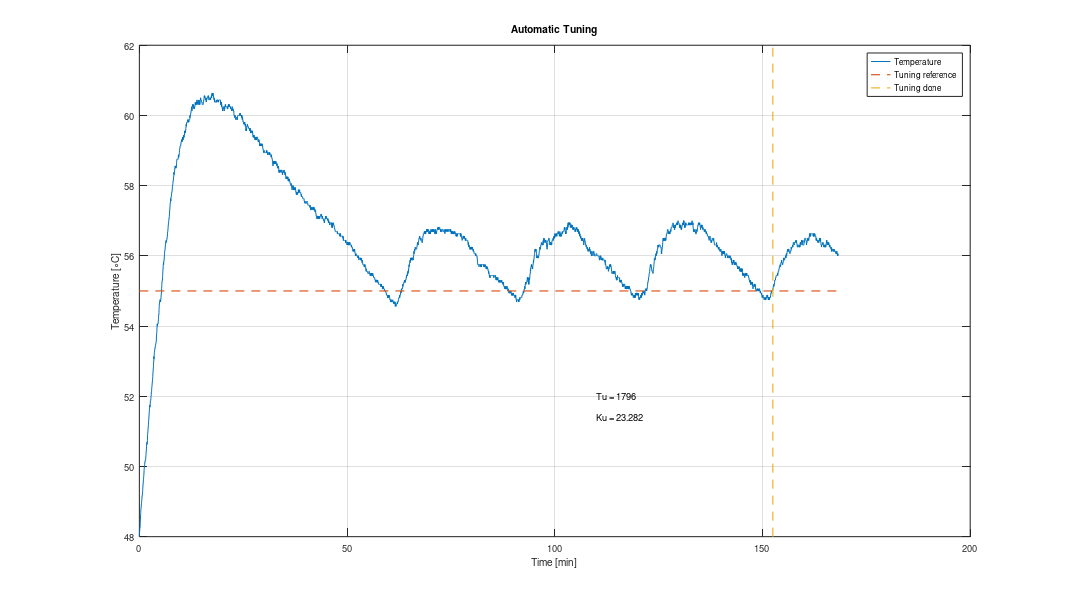

Write the MATLAB code that produced this figure. (Note: this script raises an error after producing the figure.)
%%
A = load("4LTuning.txt");
timevect = 0:1:length(A)-1;
timevect=timevect./60;
plot(timevect,A)
hold on
plot([0 timevect(end)],[55 55],'--','LineWidth',1.25)
plot([152.5 152.5],[48 62],'--','LineWidth',1.25)
xlabel('Time [min]')
ylabel('Temperature [\circC]')
grid on
title('Automatic Tuning')
legend('Temperature','Tuning reference','Tuning done')
txt = 'Tu = 1796';
text(110,52,txt)
txt = 'Ku = 23.282';
text(110,51.4,txt)
%%
set(gcf,'color','w');
set(gcf,'PaperUnits','inches','PaperPosition',[0 0 16 9])
print('Autotune','-dpng','-r900')
close all
%%
A = load("PID_57_5_4l.txt");
SP=57.5;
timevect = 0:1:length(A)-1;
timevect=timevect./60;
overshoot = ((100/SP)*max(A))-100;
time10=(find(A>((SP-A(1))*0.1)+A(1),1));
time90=(find(A>((SP-A(1))*0.9)+A(1),1));
risetime = timevect(time90)-timevect(time10);
risetimetext = sprintf('Rise time: %.1f min',risetime);
overshoottext = sprintf('Peak: %.1f %cC, Overshoot: %.1f %%',max(A),char(176),overshoot);
plot(timevect,A)
hold on
plot([0 timevect(end)],[SP SP],'--','LineWidth',1.25)
p = plot([timevect(time10) timevect(time10)],[A(time10) A(time10)],'.','LineWidth',1,'Color',[0,0,0]);
plot([timevect(time90) timevect(time90)],[A(time90) A(time90)],'.','LineWidth',1,'Color',[0,0,0])
set(get(get(p,'Annotation'),'LegendInformation'),'IconDisplayStyle','off');
plot([0 timevect(end)],[max(A) max(A)],'--','LineWidth',1.25)
settlingtime = timevect(max(find(abs(A(1:100*60)-SP)>(SP*0.02))));
plot([settlingtime settlingtime],[10 75],'--','LineWidth',1.25)
settlingtimetext = sprintf('Settling time: %.1f min',settlingtime);
legend('Temperature','SP=57.5\circC',risetimetext,overshoottext,settlingtimetext,'location','southeast')
grid on
set(gcf,'color','w');
xlabel('Time [min]')
ylabel('Temperature [\circC]')
ylim([10 60])
title('Classic PID')
yticks([0 5 10 15 20 25 30 35 40 45 50 55 60 65 70 75])
%%
set(gcf,'color','w');
set(gcf,'PaperUnits','inches','PaperPosition',[0 0 16 9])
print('PID_57_5','-dpng','-r900')
close all
%%
A = load("PI_55_4l.txt");
SP=55;
timevect = 0:1:length(A)-1;
timevect=timevect./60;
overshoot = ((100/SP)*max(A))-100;
time10=(find(A>((SP-A(1))*0.1)+A(1),1));
time90=(find(A>((SP-A(1))*0.9)+A(1),1));
risetime = timevect(time90)-timevect(time10);
risetimetext = sprintf('Rise time: %.1f min',risetime);
overshoottext = sprintf('Peak: %.1f %cC, Overshoot: %.1f %%',max(A),char(176),overshoot);
plot(timevect,A)
hold on
plot([0 timevect(end)],[SP SP],'--','LineWidth',1.25)
p = plot([timevect(time10) timevect(time10)],[A(time10) A(time10)],'.','LineWidth',1,'Color',[0,0,0]);
plot([timevect(time90) timevect(time90)],[A(time90) A(time90)],'.','LineWidth',1,'Color',[0,0,0])
set(get(get(p,'Annotation'),'LegendInformation'),'IconDisplayStyle','off');
plot([0 timevect(end)],[max(A) max(A)],'--','LineWidth',1.25)
settlingtime = timevect(max(find(abs(A(1:161*60)-SP)>(SP*0.02))));
plot([settlingtime settlingtime],[10 75],'--','LineWidth',1.25)
settlingtimetext = sprintf('Settling time: %.1f min',settlingtime);
legend('Temperature','SP=55\circC',risetimetext,overshoottext,settlingtimetext,'location','southeast')
grid on
set(gcf,'color','w');
xlabel('Time [min]')
ylabel('Temperature [\circC]')
ylim([10 65])
title('Classic PI')
yticks([0 5 10 15 20 25 30 35 40 45 50 55 60 65 70 75])
%%
set(gcf,'color','w');
set(gcf,'PaperUnits','inches','PaperPosition',[0 0 16 9])
print('PI_55','-dpng','-r900')
close all
%%
A = load("PID_55_4l.txt");
SP=55;
timevect = 0:1:length(A)-1;
timevect=timevect./60;
overshoot = ((100/SP)*max(A))-100;
time10=(find(A>((SP-A(1))*0.1)+A(1),1));
time90=(find(A>((SP-A(1))*0.9)+A(1),1));
risetime = timevect(time90)-timevect(time10);
risetimetext = sprintf('Rise time: %.1f min',risetime);
overshoottext = sprintf('Peak: %.1f %cC, Overshoot: %.1f %%',max(A),char(176),overshoot);
plot(timevect,A)
hold on
plot([0 timevect(end)],[SP SP],'--','LineWidth',1.25)
p = plot([timevect(time10) timevect(time10)],[A(time10) A(time10)],'.','LineWidth',1,'Color',[0,0,0]);
plot([timevect(time90) timevect(time90)],[A(time90) A(time90)],'.','LineWidth',1,'Color',[0,0,0])
set(get(get(p,'Annotation'),'LegendInformation'),'IconDisplayStyle','off');
plot([0 timevect(end)],[max(A) max(A)],'--','LineWidth',1.25)
settlingtime = timevect(max(find(abs(A(1:66*60)-SP)>(SP*0.02))));
plot([settlingtime settlingtime],[10 75],'--','LineWidth',1.25)
settlingtimetext = sprintf('Settling time: %.1f min',settlingtime);
legend('Temperature','SP=55\circC',risetimetext,overshoottext,settlingtimetext,'location','southeast')
grid on
set(gcf,'color','w');
xlabel('Time [min]')
ylabel('Temperature [\circC]')
ylim([10 60])
title('Classic PID')
yticks([0 5 10 15 20 25 30 35 40 45 50 55 60 65 70 75])
%%
set(gcf,'color','w');
set(gcf,'PaperUnits','inches','PaperPosition',[0 0 16 9])
print('PID_55','-dpng','-r900')
close all
%%
A = load("NOOS_55_4l.txt");
SP=55;
timevect = 0:1:length(A)-1;
timevect=timevect./60;
overshoot = ((100/SP)*max(A))-100;
time10=(find(A>((SP-A(1))*0.1)+A(1),1));
time90=(find(A>((SP-A(1))*0.9)+A(1),1));
risetime = timevect(time90)-timevect(time10);
risetimetext = sprintf('Rise time: %.1f min',risetime);
overshoottext = sprintf('Peak: %.1f %cC, Overshoot: %.1f %%',max(A),char(176),overshoot);
plot(timevect,A)
hold on
plot([0 timevect(end)],[SP SP],'--','LineWidth',1.25)
p = plot([timevect(time10) timevect(time10)],[A(time10) A(time10)],'.','LineWidth',1,'Color',[0,0,0]);
plot([timevect(time90) timevect(time90)],[A(time90) A(time90)],'.','LineWidth',1,'Color',[0,0,0])
set(get(get(p,'Annotation'),'LegendInformation'),'IconDisplayStyle','off');
plot([0 timevect(end)],[max(A) max(A)],'--','LineWidth',1.25)
settlingtime = timevect(max(find(abs(A(1:85*60)-SP)>(SP*0.02))));
plot([settlingtime settlingtime],[10 75],'--','LineWidth',1.25)
settlingtimetext = sprintf('Settling time: %.1f min',settlingtime);
legend('Temperature','SP=55\circC',risetimetext,overshoottext,settlingtimetext,'location','southeast')
grid on
set(gcf,'color','w');
xlabel('Time [min]')
ylabel('Temperature [\circC]')
ylim([10 60])
title('No Overshoot PID')
yticks([0 5 10 15 20 25 30 35 40 45 50 55 60 65 70 75])
%%
set(gcf,'color','w');
set(gcf,'PaperUnits','inches','PaperPosition',[0 0 16 9])
print('NOOS_55','-dpng','-r900')
close all
%%
A = load("Pessen_55_4l.txt");
SP=55;
timevect = 0:1:length(A)-1;
timevect=timevect./60;
overshoot = ((100/SP)*max(A))-100;
time10=(find(A>((SP-A(1))*0.1)+A(1),1));
time90=(find(A>((SP-A(1))*0.9)+A(1),1));
risetime = timevect(time90)-timevect(time10);
risetimetext = sprintf('Rise time: %.1f min',risetime);
overshoottext = sprintf('Peak: %.1f %cC, Overshoot: %.1f %%',max(A),char(176),overshoot);
plot(timevect,A)
hold on
plot([0 timevect(end)],[SP SP],'--','LineWidth',1.25)
p = plot([timevect(time10) timevect(time10)],[A(time10) A(time10)],'.','LineWidth',1,'Color',[0,0,0]);
plot([timevect(time90) timevect(time90)],[A(time90) A(time90)],'.','LineWidth',1,'Color',[0,0,0])
set(get(get(p,'Annotation'),'LegendInformation'),'IconDisplayStyle','off');
plot([0 timevect(end)],[max(A) max(A)],'--','LineWidth',1.25)
settlingtime = timevect(max(find(abs(A(1:45*60)-SP)>(SP*0.02))));
plot([settlingtime settlingtime],[10 75],'--','LineWidth',1.25)
settlingtimetext = sprintf('Settling time: %.1f min',settlingtime);
legend('Temperature','SP=55\circC',risetimetext,overshoottext,settlingtimetext,'location','southeast')
grid on
set(gcf,'color','w');
xlabel('Time [min]')
ylabel('Temperature [\circC]')
ylim([10 60])
title('Pessen Integral Rule PID')
yticks([0 5 10 15 20 25 30 35 40 45 50 55 60 65 70 75])
%%
set(gcf,'color','w');
set(gcf,'PaperUnits','inches','PaperPosition',[0 0 16 9])
print('Pessen_55','-dpng','-r900')
close all